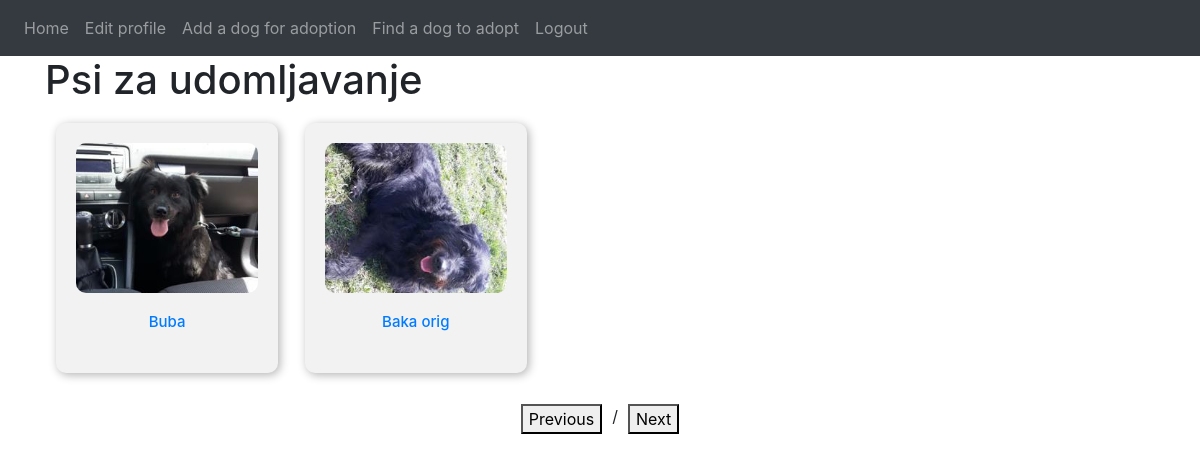
Screenshot of /matches (signed in) with the database file from the repository.
### website/models.py (models this page shows, shortened)
class Note(db.Model):
    id = db.Column(db.Integer, primary_key = True)
    title = db.Column(db.String(150))
    data = db.Column(db.String(10000))
    image_file = db.Column(db.String(150), nullable=False)
    date_posted = db.Column(db.DateTime(timezone = True), default = func.now())
    user_id = db.Column(db.Integer, db.ForeignKey('user.id'))
    dog_info = db.relationship('DogInfo', backref = 'user', uselist = False)

### website/views.py (the view, shortened to what this page needs)
def show_matches():
    prefered_breeds = (session.query(UserInfo.prefered_breed).filter(UserInfo.user_id == current_user.id).all())[0][0]
    print(prefered_breeds)
    if 'all' in prefered_breeds:
        result = db.session.query(Note, DogInfo).join(DogInfo, Note.id == DogInfo.note_id)\
            .filter(DogInfo.mixed_breed == UserInfo.prefers_mixed_breed)\
            .join(UserInfo, UserInfo.user_id == current_user.id, isouter=True)\
            .filter(UserInfo.user_id == current_user.id)\
    per_page = 10
    current_page = int(request.args.get('page', 1))
    return render_template('show_matches.html', user = current_user, posts = result, currentPage=current_page, totalPages=10 )

### website/templates/show_matches.html (shortened to what this page needs)
{% extends "base.html" %} {% block title %}Post{% endblock %}
    {% block content %}
      <h1 text-align = "center">Psi za udomljavanje</h1>
        {% for post in posts %}
        <div class="dog-card">
          <img src="{{ url_for('static', filename='profile_pics/' + post[0].image_file) }}" alt="dog" />
          <h2><a href="{{ url_for('post', post_id = post[0].id )}}">{{ post[0].title }} </a></h2>
        </div>
        {% endfor %}
        <div class="pagination" >
          <button class="prev">Previous</button>
          <span class="page-number">{{ current_page }} / {{ total_pages }}</span>
          <button class="next">Next</button>
        </div>
      {% endblock %}

### website/templates/show_matches.html (style rules this page uses)
.dog-card { display: inline-block; width: 20%; margin: 1%; text-align: center; vertical-align: top; flex-direction: column; align-items: center; height: 250px; background-color: #f2f2f2; border-radius: 10px; padding: 20px; box-shadow: 2px 2px 10px rgba(0, 0, 0, 0.3); }
.dog-card img { width: 100%; height: 150px; object-fit: cover; border-radius: 10px; margin-bottom: 20px; }
.dog-card h2 { font-size: 15px; margin-bottom: 10px; }
.pagination { display: flex; justify-content: center; margin-top: 20px; }
.page-number { margin: 0 10px; }

### rows the page displays
Note: image_file (picture), title "Buba"
Note: image_file (picture), title "Baka orig"
